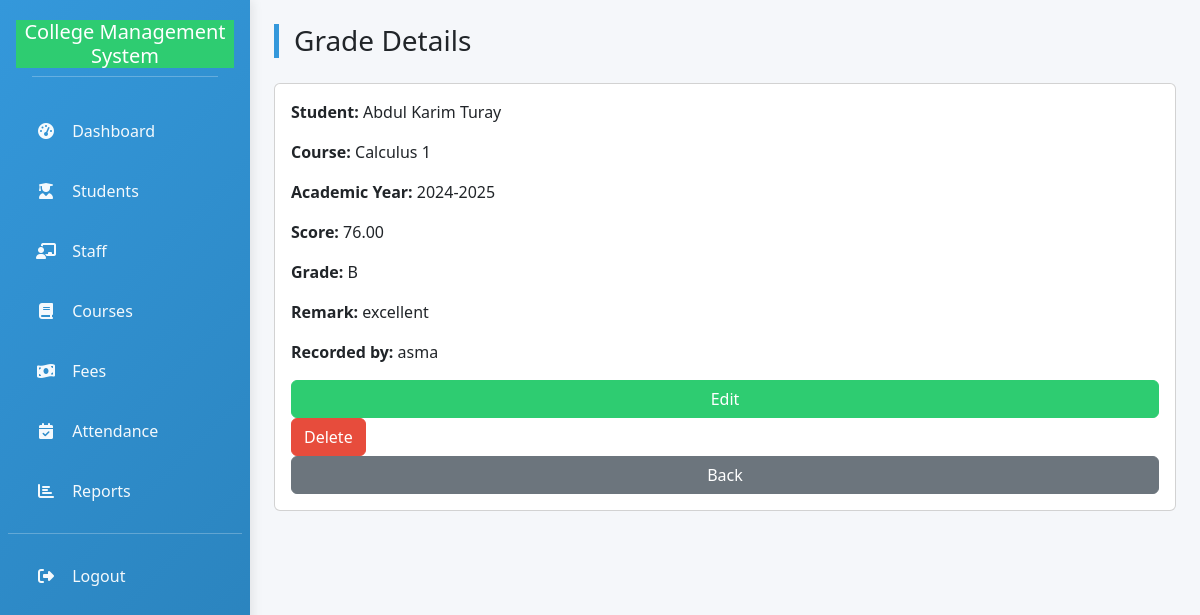
Page /grades/6/ (signed in) on the committed database.
### college_db/models.py (models this page shows, shortened)
class StudentGrade(models.Model):
    student = models.ForeignKey('Student', on_delete=models.CASCADE, related_name='grades')
    course = models.ForeignKey('Course', on_delete=models.SET_NULL, null=True, blank=True)
    academic_year = models.CharField(max_length=20, blank=True, null=True, help_text="e.g., 2024-2025, First Year, etc.")
    score = models.DecimalField(max_digits=5, decimal_places=2, help_text="Numeric score or percentage (0-100)")
    grade_label = models.CharField(max_length=10, blank=True)   # filled automatically
    remark = models.CharField(max_length=255, blank=True)
    recorded_by = models.ForeignKey(settings.AUTH_USER_MODEL, on_delete=models.SET_NULL, null=True, blank=True)
    recorded_at = models.DateTimeField(auto_now_add=True)
    class Meta:
        unique_together = ('student', 'course', 'academic_year')  # optional; ensures one grade per student/course/year

class Student(models.Model):
    college = models.ForeignKey(College, on_delete=models.CASCADE)
    admission_number = models.CharField(max_length=50, unique=True)
    first_name = models.CharField(max_length=120)
    last_name = models.CharField(max_length=120)
    gender = models.CharField(max_length=1, choices=GENDER_CHOICES)
    date_of_birth = models.DateField(null=True, blank=True)
    phone = models.CharField(max_length=50, blank=True)
    email = models.EmailField(blank=True)
    address = models.TextField(blank=True)
    status = models.CharField(max_length=20, choices=STATUS_CHOICES, default='active')
    department = models.CharField(max_length=200, blank=True, null=True)
    academic_year = models.CharField(max_length=50, blank=True, null=True)
    created_at = models.DateTimeField(auto_now_add=True)

class Course(models.Model):
    department = models.CharField(max_length=200, blank=True, null=True)
    code = models.CharField(max_length=50, unique=True)
    name = models.CharField(max_length=255)
    description = models.TextField(blank=True)
    credit_units = models.PositiveSmallIntegerField(default=0)

### college_db/views.py (the view)
# urls.py: path('grades/<int:grade_id>/', views.view_grade, name='view_grade'),
@login_required
def view_grade(request, grade_id):
    grade = get_object_or_404(StudentGrade.objects.select_related('student', 'course', 'recorded_by'), id=grade_id)
    return render(request, 'college_db/view_grade.html', {'grade': grade})

### college_db/templates/college_db/view_grade.html (shortened to what this page needs)
{% extends 'college_db/base.html' %}
{% block content %}
<div class="page-header"><h3>Grade Details</h3></div>
<div class="card p-3">
  <p><strong>Student:</strong> {{ grade.student.first_name }} {{ grade.student.last_name }}</p>
  <p><strong>Course:</strong> {{ grade.course.name }}</p>
  <p><strong>Academic Year:</strong> {{ grade.academic_year }}</p>
  <p><strong>Score:</strong> {{ grade.score }}</p>
  <p><strong>Grade:</strong> {{ grade.grade_label }}</p>
  <p><strong>Remark:</strong> {{ grade.remark|default:"-" }}</p>
  <p><strong>Recorded by:</strong> {{ grade.recorded_by }}</p>
  <a href="{% url 'edit_grade' grade.id %}" class="btn btn-success">Edit</a>
  <form method="post" action="{% url 'delete_grade' grade.id %}" style="display:inline;">
    <button type="submit" class="btn btn-danger">Delete</button>
  </form>
  <a href="{% url 'view_grades' %}" class="btn btn-secondary">Back</a>
</div>
{% endblock %}

### college_db/templates/college_db/base.html (style rules this page uses)
:root { --primary: #3498db; --secondary: #2ecc71; --accent: #e74c3c; --light: #f8f9fa; --dark: #34495e; --warning: #f39c12; --info: #17a2b8; }
body { background-color: #f5f7fa; font-family: 'Segoe UI', Tahoma, Geneva, Verdana, sans-serif; }
.page-header { border-left: 5px solid var(--primary); padding-left: 15px; margin-bottom: 25px; }
.btn-success { background-color: var(--secondary); border-color: var(--secondary); }
.btn-danger { background-color: var(--accent); border-color: var(--accent); }

### rows in the picture
StudentGrade: student.first_name "Abdul Karim", student.last_name "Turay", course.name "Calculus 1", academic_year "2024-2025", score "76.00", grade_label "B", remark "excellent", recorded_by "asma"
